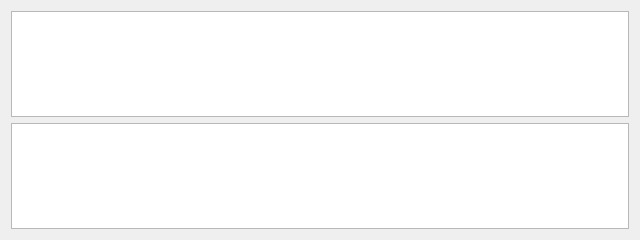
<?xml version="1.0" encoding="UTF-8"?>
<ui version="4.0">
    <class>MainWindow</class>
        <widget class="QMainWindow" name="MainWindow">
            <property name="geometry">
                <rect>
                    <x>0</x>
                    <y>0</y>
                    <width>640</width>
                    <height>240</height>
                </rect>
            </property>
            <property name="windowTitle">
                <string>Diplomatist</string>
            </property>
            <widget class="QWidget" name="centralWidget">
                <widget class="QWidget" name="verticalLayoutWidget">
                    <property name="geometry">
                        <rect>
                            <x>0</x>
                            <y>0</y>
                            <width>640</width>
                            <height>240</height>
                        </rect>
                    </property>
                    <layout class="QVBoxLayout" name="verticalLayout">
                        <item>
                            <widget class="QTextBrowser" name="text_transc">
                                <property name="font">
                                    <font>
                                        <family>Consolas</family>
                                        <pointsize>18</pointsize>
                                    </font>
                                </property>
                            </widget>
                        </item>
                        <item>
                            <widget class="QTextBrowser" name="text_transl">
                                <property name="font">
                                    <font>
                                        <family>Microsoft YaHei UI</family>
                                        <pointsize>18</pointsize>
                                    </font>
                                </property>
                            </widget>
                        </item>
                    </layout>
                </widget>
            </widget>
        </widget>
    <layoutdefault spacing="6" margin="11"/>
</ui>
